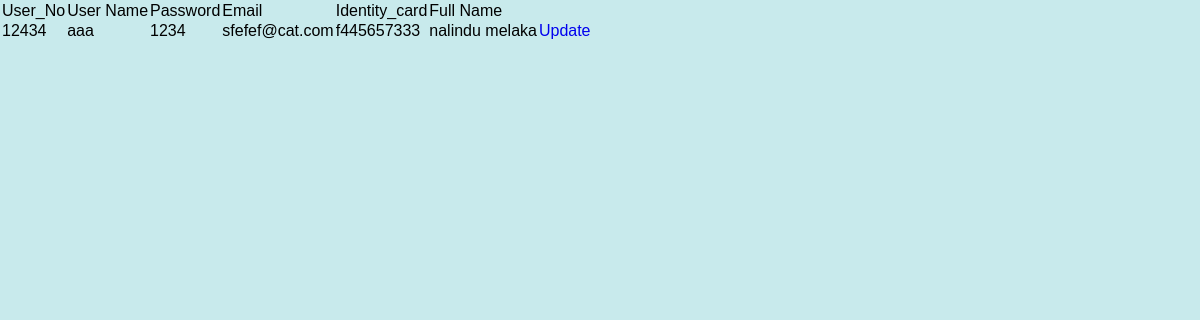
The app's page /settings.php (signed in) with its own data.
### tables this page shows
CREATE TABLE `users` (
  `id` bigint(20) NOT NULL,
  `user_id` bigint(20) NOT NULL,
  `user_name` varchar(100) NOT NULL,
  `password` varchar(100) NOT NULL,
  `date` timestamp NOT NULL DEFAULT current_timestamp() ON UPDATE current_timestamp(),
  `email` varchar(255) NOT NULL,
  `identity_card` varchar(100) NOT NULL,
  `full_name` varchar(255) NOT NULL,
  `img` varchar(100) NOT NULL
);

### functions.php (called while the page is built, shortened)
<?php
function check_login($con)
{
	if(isset($_SESSION['user_id']))
	{
		$id = $_SESSION['user_id'];
		$query = "select * from users where user_id = '$id' limit 1";
		$result = mysqli_query($con,$query);
		if($result && mysqli_num_rows($result) > 0)
		{
			$user_data = mysqli_fetch_assoc($result);
			return $user_data;
		}
	}
	die;
}

### settings.php (the view, shortened to what this page needs)
<?php
	include("connection.php");
	include("functions.php");
	$id = $_SESSION['user_id'];
  $result = mysqli_query($con,"SELECT * FROM users WHERE user_id = '$id'");
?>
<!DOCTYPE html>
<html>
 <head>
   <link rel="stylesheet" href="style.css">
 </head>
<body>
<?php
if (mysqli_num_rows($result) > 0) {
?>
<table>
	  <tr>
	    <td>User_No</td>
		<td>User Name</td>
		<td>Password</td>
		<td>Email</td>
		<td>Identity_card</td>
		<td>Full Name</td>
	  </tr>
			<?php
			while($row = mysqli_fetch_array($result)) {
			?>
	  <tr>
	    <td><?php echo $row["id"]; ?></td>
		<td><?php echo $row["user_name"]; ?></td>
		<td><?php echo $row["password"]; ?></td>
		<td><?php echo $row["email"]; ?></td>
		<td><?php echo $row["identity_card"]; ?></td>
		<td><?php echo $row["full_name"]; ?></td>
		<td><a href="update-process.php?id=<?php echo $row["id"]; ?>">Update</a></td>
      </tr>
			<?php
			}
			?>
</table>
 <?php
}
else
{
    echo "No result found";
}
?>
 </body>
</html>

### style.css (style rules this page uses)
* { margin: 0; padding: 0; box-sizing: border-box; }
a { text-decoration: none; }
body { font-family: sans-serif; background-color:#C8EAEC ; position: relative; padding-bottom: 58px; min-height: 100vh; }

### records on screen
users: id "12434", user_name "aaa", password "1234", email "sfefef@cat.com", identity_card "f445657333", full_name "nalindu melaka"
